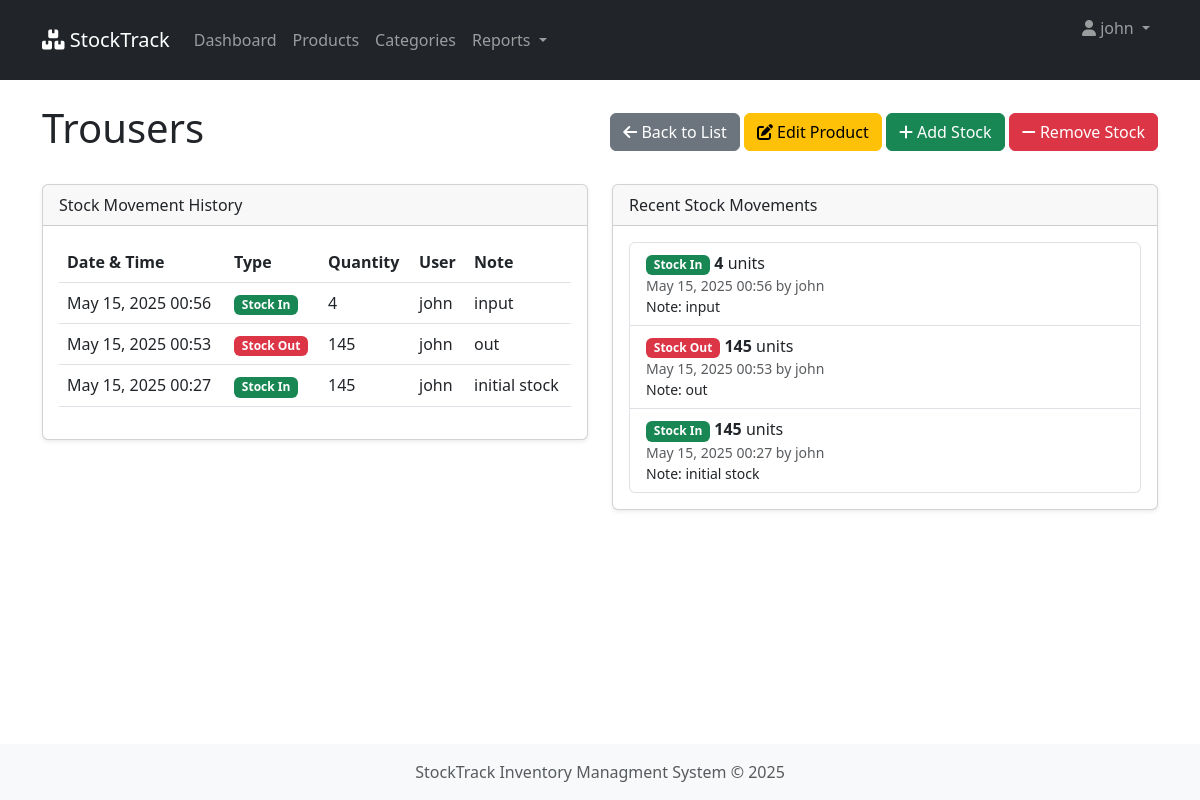
Page /products/10/ (signed in) on the committed database.
### inventory/models.py (models this page shows, shortened)
class Product(models.Model):
    name = models.CharField(max_length=255, db_index=True)
    description = models.TextField(blank=True, null=True)
    category = models.ForeignKey(Category, on_delete=models.CASCADE, related_name='products')
    price = models.DecimalField(max_digits=10, decimal_places=2, db_index=True)
    quantity = models.IntegerField(default=0, db_index=True)
    minimum_stock = models.IntegerField(default=10)
    created_at = models.DateTimeField(auto_now_add=True)
    updated_at = models.DateTimeField(auto_now=True)

class StockMovement(models.Model):
    MOVEMENT_TYPES = (
        ('in', 'Stock In'),
        ('out', 'Stock Out'),
    )
    product = models.ForeignKey(Product, on_delete=models.CASCADE, related_name="movements")
    quantity = models.IntegerField()
    movement_type = models.CharField(max_length=3, choices=MOVEMENT_TYPES, db_index=True)
    note = models.TextField(blank=True, null=True)
    created_by = models.ForeignKey(User, on_delete=models.CASCADE)
    created_at = models.DateTimeField(auto_now_add=True, db_index=True)
    class Meta:
        ordering = ['-created_at'] # New movement first

### inventory/views.py (the view)
# urls.py: path('products/<int:pk>/', views.product_detail, name='product_detail'),
@never_cache
@login_required
def product_detail(request, pk):
    product = get_object_or_404(Product, pk=pk)
    movements = product.movements.all().order_by('-created_at')[:20]
    context = {
        'product': product,
        'movements': movements,
    }
    return render(request, 'inventory/product_detail.html', context)

### inventory/templates/inventory/product_detail.html (shortened to what this page needs)
{% extends 'inventory/base.html' %}
{% load static %}
{% block content %}
<div class="d-flex justify-content-between align-items-center mb-4">
    <h1>{{ product.name }}</h1>
    <div>
        <a href="{% url 'product_list' %}" class="btn btn-secondary">
            <i class="fas fa-arrow-left"></i> Back to List
        </a>
        <a href="{% url 'edit_product' product.pk %}" class="btn btn-warning">
            <i class="fas fa-edit"></i> Edit Product
        </a>
        <a href="{% url 'add_stock' product.pk %}" class="btn btn-success">
            <i class="fas fa-plus"></i> Add Stock
        </a>
        <a href="{% url 'remove_stock' product.pk %}" class="btn btn-danger">
            <i class="fas fa-minus"></i> Remove Stock
        </a>
    </div>
</div>
<div class="row">
    <div class="col-md-6">
        <div class="card">
            <div class="card-header">
                Stock Movement History
            </div>
            <div class="card-body">
                {% if movements %}
                <div class="table-responsive">
                    <table class="table table-hover">
                        <thead>
                            <tr>
                                <th>Date & Time</th>
                                <th>Type</th>
                                <th>Quantity</th>
                                <th>User</th>
                                <th>Note</th>
                            </tr>
                        </thead>
                        <tbody>
                            {% for movement in movements %}
                            <tr>
                                <td>{{ movement.created_at|date:"M d, Y H:i" }}</td>
                                <td>
                                    {% if movement.movement_type == 'in' %}
                                    <span class="badge bg-success">Stock In</span>
                                    {% else %}
                                    <span class="badge bg-danger">Stock Out</span>
                                    {% endif %}
                                </td>
                                <td>{{ movement.quantity }}</td>
                                <td>{{ movement.created_by.username }}</td>
                                <td>{{ movement.note|default:"-" }}</td>
                            </tr>
                            {% endfor %}
                        </tbody>
                    </table>
                </div>
                {% else %}
                <div class="alert alert-info">
                    <i class="fas fa-info-circle"></i> No stock movements recorded yet.
                </div>
                {% endif %}
            </div>
        </div>
    </div>
    <div class="col-md-6">
        <div class="card">
            <div class="card-header">
                Recent Stock Movements
            </div>
            <div class="card-body">
                <div class="list-group">
                    {% for movement in movements %}
                    <div class="list-group-item">
                        {% if movement.movement_type == 'in' %}
                        <span class="badge bg-success">Stock In</span>
                        {% else %}
                        <span class="badge bg-danger">Stock Out</span>
                        {% endif %}
                        <strong>{{ movement.quantity }}</strong> units
                        <small class="text-muted d-block">{{ movement.created_at|date:"M d, Y H:i" }} by {{ movement.created_by.username }}</small>
                        {% if movement.note %}
                        <small class="d-block">Note: {{ movement.note }}</small>
                        {% endif %}
                    </div>
                    {% empty %}
                    <div class="list-group-item">No stock movements recorded</div>
                    {% endfor %}
                </div>
            </div>
        </div>
    </div>
</div>
{% endblock %}

### inventory/templates/inventory/base.html (shortened to what this page needs)
<!DOCTYPE html>
<html lang="en">
<head>
    <link rel="stylesheet" href="/static/css/style.css">
    <link href="https://cdn.jsdelivr.net/npm/bootstrap@5.3.0/dist/css/bootstrap.min.css" rel="stylesheet">
    <link rel="stylesheet" href="https://cdnjs.cloudflare.com/ajax/libs/font-awesome/6.0.0/css/all.min.css">
</head>
<body>
    {% if user.is_authenticated %}
    <nav class="navbar navbar-expand-lg navbar-dark bg-dark">
        <div class="container">
            <a href="{% url 'dashboard' %}" class="navbar-brand">
                <i class="fas fa-boxes"></i> StockTrack
            </a>
            <div class="collapse navbar-collapse" id="navbar">
                <ul class="navbar-nav">
                    <li class="nav-item">
                        <a href="{% url 'dashboard' %}" class="nav-link">Dashboard</a>
                    </li>
                    <li class="nav-item">
                        <a href="{% url 'product_list' %}" class="nav-link">Products</a>
                    </li>
                    <li class="nav-item">
                        <a href="{% url 'category_list' %}" class="nav-link">Categories</a>
                    </li>
                    <li class="nav-item dropdown">
                        <a class="nav-link dropdown-toggle" href="#" id="reportsDropdown" role="button" data-bs-toggle="dropdown">
                            Reports
                        </a>
                    </li>
                </ul>
                <ul class="navbar-nav ms-auto">
                    <li class="nav-item dropdown-toggle">
                        <a href="#" class="nav-link dropdown-toggle" id="userDropdown" role="button" data-bs-toggle="dropdown">
                            <i class="fas fa-user"></i> {{user.username}}
                        </a>
                    </li>
                </ul>
            </div>
        </div>
    </nav>
    {% endif %}
    <div class="container mt-4">
        {% block content %}{% endblock %}
    </div>
    <footer class="footer mt-auto py-3 bg-light">
        <div class="container text-center">
            <span class="text-muted">
                StockTrack Inventory Managment System &copy; {% now "Y" %}
            </span>
        </div>
    </footer>
</body>
</html>

### static/css/style.css (style rules this page uses)
body { min-height: 100vh; display: flex; flex-direction: column; }
.footer { margin-top: auto; }
.card { box-shadow: 0 0.125rem 0.25rem rgba(0, 0, 0, 0.075); margin-bottom: 1.5rem; }
.card-header { font-weight: 500; background-color: #f8f9fa; }
.table { margin-bottom: 0; }
.table th { background-color: #f8f9fa; }

### rows in the picture
Product: name "Trousers"
StockMovement: created_at "May 15, 2025 00:56", movement_type "Stock In", quantity "4", created_by.username "john", note "input"
StockMovement: created_at "May 15, 2025 00:53", movement_type "Stock Out", quantity "145", created_by.username "john", note "out"
StockMovement: created_at "May 15, 2025 00:27", movement_type "Stock In", quantity "145", created_by.username "john", note "initial stock"

### other values in the picture
{{ user.username }} "john"
